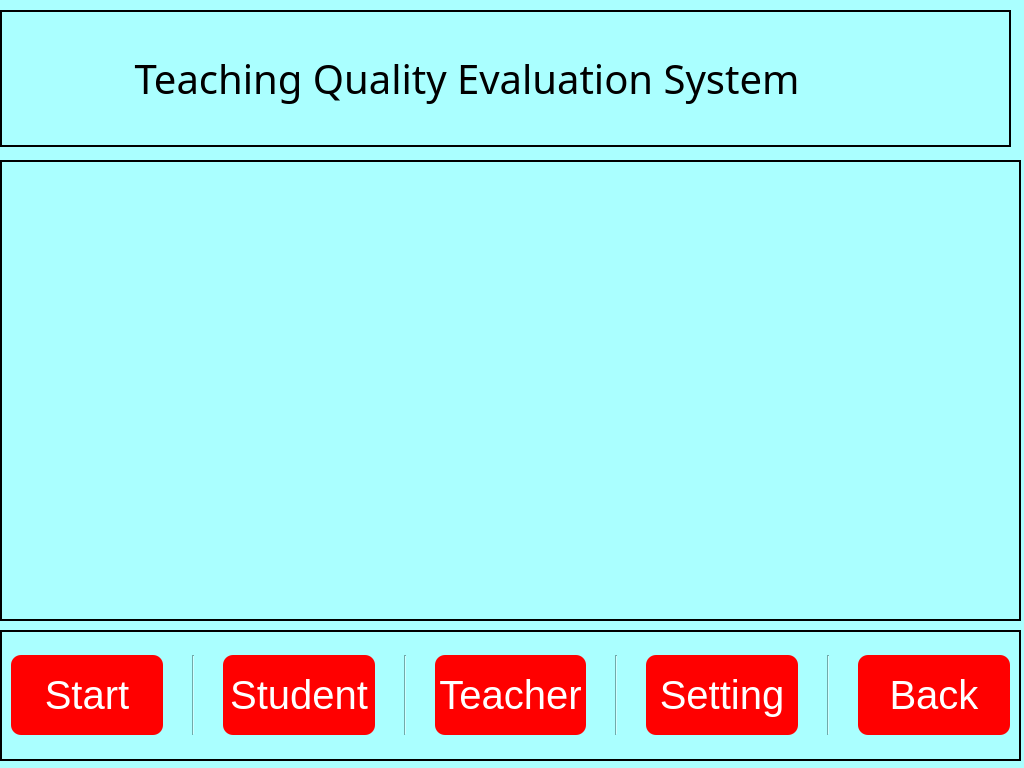
<?xml version="1.0" encoding="UTF-8"?>
<ui version="4.0">
 <class>classwin</class>
 <widget class="QWidget" name="classwin">
  <property name="geometry">
   <rect>
    <x>0</x>
    <y>0</y>
    <width>1024</width>
    <height>768</height>
   </rect>
  </property>
  <property name="windowTitle">
   <string>Form</string>
  </property>
  <property name="styleSheet">
   <string notr="true">background-color: rgb(170, 255, 255);</string>
  </property>
  <widget class="QFrame" name="frame">
   <property name="geometry">
    <rect>
     <x>0</x>
     <y>630</y>
     <width>1021</width>
     <height>131</height>
    </rect>
   </property>
   <property name="frameShape">
    <enum>QFrame::Box</enum>
   </property>
   <property name="frameShadow">
    <enum>QFrame::Plain</enum>
   </property>
   <property name="lineWidth">
    <number>2</number>
   </property>
   <layout class="QGridLayout" name="gridLayout">
    <item row="0" column="0">
     <widget class="QPushButton" name="pushButton">
      <property name="minimumSize">
       <size>
        <width>0</width>
        <height>80</height>
       </size>
      </property>
      <property name="font">
       <font>
        <family>Arial</family>
        <pointsize>30</pointsize>
       </font>
      </property>
      <property name="styleSheet">
       <string notr="true">color:rgb(255,255,255);
	border-radius:10px;
	
background-color: rgb(255, 0, 0);
	font-family:Arial;</string>
      </property>
      <property name="text">
       <string>Start</string>
      </property>
     </widget>
    </item>
    <item row="0" column="1">
     <widget class="Line" name="line">
      <property name="minimumSize">
       <size>
        <width>48</width>
        <height>0</height>
       </size>
      </property>
      <property name="orientation">
       <enum>Qt::Vertical</enum>
      </property>
     </widget>
    </item>
    <item row="0" column="2">
     <widget class="QPushButton" name="pushButton_student">
      <property name="minimumSize">
       <size>
        <width>0</width>
        <height>80</height>
       </size>
      </property>
      <property name="font">
       <font>
        <family>Arial</family>
        <pointsize>30</pointsize>
       </font>
      </property>
      <property name="styleSheet">
       <string notr="true">color:rgb(255,255,255);
	border-radius:10px;
	
background-color: rgb(255, 0, 0);
	font-family:Arial;</string>
      </property>
      <property name="text">
       <string>Student</string>
      </property>
     </widget>
    </item>
    <item row="0" column="3">
     <widget class="Line" name="line_2">
      <property name="minimumSize">
       <size>
        <width>48</width>
        <height>0</height>
       </size>
      </property>
      <property name="orientation">
       <enum>Qt::Vertical</enum>
      </property>
     </widget>
    </item>
    <item row="0" column="4">
     <widget class="QPushButton" name="pushButton_teacher">
      <property name="minimumSize">
       <size>
        <width>0</width>
        <height>80</height>
       </size>
      </property>
      <property name="font">
       <font>
        <family>Arial</family>
        <pointsize>30</pointsize>
       </font>
      </property>
      <property name="styleSheet">
       <string notr="true">color:rgb(255,255,255);
	border-radius:10px;
	
background-color: rgb(255, 0, 0);
	font-family:Arial;</string>
      </property>
      <property name="text">
       <string>Teacher</string>
      </property>
     </widget>
    </item>
    <item row="0" column="5">
     <widget class="Line" name="line_3">
      <property name="minimumSize">
       <size>
        <width>48</width>
        <height>0</height>
       </size>
      </property>
      <property name="orientation">
       <enum>Qt::Vertical</enum>
      </property>
     </widget>
    </item>
    <item row="0" column="6">
     <widget class="QPushButton" name="pushButton_setting">
      <property name="minimumSize">
       <size>
        <width>0</width>
        <height>80</height>
       </size>
      </property>
      <property name="font">
       <font>
        <family>Arial</family>
        <pointsize>30</pointsize>
       </font>
      </property>
      <property name="styleSheet">
       <string notr="true">color:rgb(255,255,255);
	border-radius:10px;
	
background-color: rgb(255, 0, 0);
	font-family:Arial;</string>
      </property>
      <property name="text">
       <string>Setting</string>
      </property>
     </widget>
    </item>
    <item row="0" column="7">
     <widget class="Line" name="line_4">
      <property name="minimumSize">
       <size>
        <width>48</width>
        <height>0</height>
       </size>
      </property>
      <property name="orientation">
       <enum>Qt::Vertical</enum>
      </property>
     </widget>
    </item>
    <item row="0" column="8">
     <widget class="QPushButton" name="back">
      <property name="minimumSize">
       <size>
        <width>0</width>
        <height>80</height>
       </size>
      </property>
      <property name="font">
       <font>
        <family>Arial</family>
        <pointsize>30</pointsize>
       </font>
      </property>
      <property name="styleSheet">
       <string notr="true">color:rgb(255,255,255);
	border-radius:10px;
	
background-color: rgb(255, 0, 0);
	font-family:Arial;</string>
      </property>
      <property name="text">
       <string>Back</string>
      </property>
     </widget>
    </item>
   </layout>
  </widget>
  <widget class="QFrame" name="frame_2">
   <property name="geometry">
    <rect>
     <x>0</x>
     <y>160</y>
     <width>1021</width>
     <height>461</height>
    </rect>
   </property>
   <property name="frameShape">
    <enum>QFrame::Box</enum>
   </property>
   <property name="frameShadow">
    <enum>QFrame::Plain</enum>
   </property>
   <property name="lineWidth">
    <number>2</number>
   </property>
   <widget class="QLabel" name="label_4">
    <property name="geometry">
     <rect>
      <x>10</x>
      <y>10</y>
      <width>1001</width>
      <height>441</height>
     </rect>
    </property>
    <property name="text">
     <string/>
    </property>
    <property name="pixmap">
     <pixmap resource="resource.qrc">:/png/class.jpg</pixmap>
    </property>
    <property name="scaledContents">
     <bool>true</bool>
    </property>
   </widget>
  </widget>
  <widget class="QFrame" name="frame_3">
   <property name="geometry">
    <rect>
     <x>0</x>
     <y>10</y>
     <width>1011</width>
     <height>137</height>
    </rect>
   </property>
   <property name="frameShape">
    <enum>QFrame::Box</enum>
   </property>
   <property name="frameShadow">
    <enum>QFrame::Plain</enum>
   </property>
   <property name="lineWidth">
    <number>2</number>
   </property>
   <widget class="QLabel" name="label">
    <property name="geometry">
     <rect>
      <x>80</x>
      <y>20</y>
      <width>774</width>
      <height>96</height>
     </rect>
    </property>
    <property name="minimumSize">
     <size>
      <width>0</width>
      <height>0</height>
     </size>
    </property>
    <property name="font">
     <font>
      <family>Sans Serif</family>
      <pointsize>30</pointsize>
      <weight>50</weight>
      <italic>false</italic>
      <bold>false</bold>
     </font>
    </property>
    <property name="styleSheet">
     <string notr="true">font: 30pt &quot;Sans Serif&quot;;
color: rgb(0, 0, 0);
</string>
    </property>
    <property name="text">
     <string>Teaching Quality Evaluation System</string>
    </property>
    <property name="alignment">
     <set>Qt::AlignCenter</set>
    </property>
   </widget>
   <widget class="QLabel" name="label_2">
    <property name="geometry">
     <rect>
      <x>880</x>
      <y>10</y>
      <width>115</width>
      <height>115</height>
     </rect>
    </property>
    <property name="text">
     <string/>
    </property>
    <property name="pixmap">
     <pixmap resource="res.qrc">:/pic/tubiao.jpg</pixmap>
    </property>
   </widget>
  </widget>
 </widget>
 <resources>
  <include location="res.qrc"/>
  <include location="resource.qrc"/>
 </resources>
 <connections/>
</ui>
